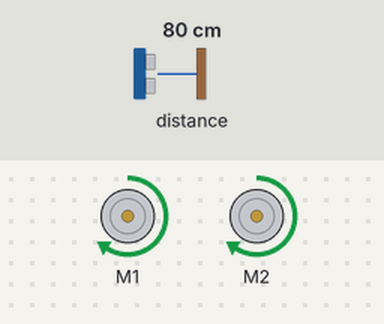
Bench run of a program on a simulated BBC micro:bit (MakeCode). Parts: 2 × DC motor (green arrow = forward, orange = backward, longer = faster). The inputs (shaded band) are chosen by the test bench; at power-on: distance to the obstacle 80 cm.

Above: at 1.2 s.
1.3 s: distance to the obstacle set to 10 cm
2.8 s: distance to the obstacle set to 7 cm
At 4.21 s:
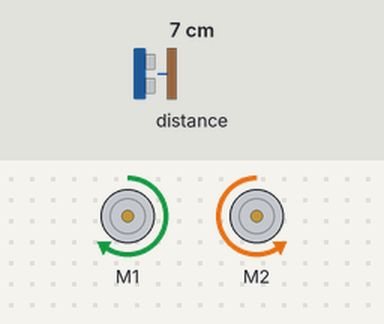
5.8 s: distance to the obstacle set to 9 cm
At 6.2 s:
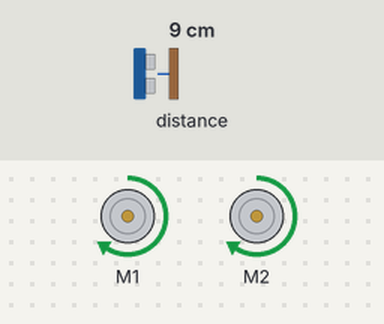
7.3 s: distance to the obstacle set to 2 cm
At 7.44 s:
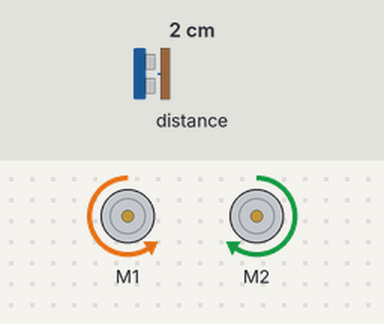
Timing chart, 0 to 11.3 s (numbered marks = the images above; inputs shaded):
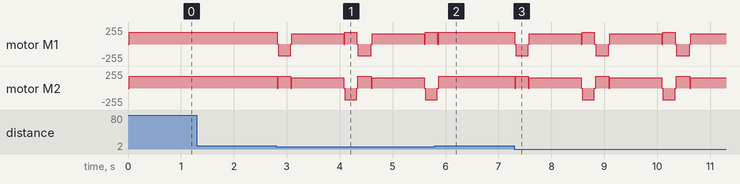

The program:

main.ts
```typescript
function derecha () {
    maqueen.motorStop(maqueen.Motors.All)
    maqueen.motorRun(maqueen.Motors.M2, maqueen.Dir.CCW, 173)
    maqueen.motorRun(maqueen.Motors.M1, maqueen.Dir.CW, 173)
    basic.pause(250)
    maqueen.motorStop(maqueen.Motors.All)
}
function izquierda () {
    maqueen.motorStop(maqueen.Motors.All)
    maqueen.motorRun(maqueen.Motors.M1, maqueen.Dir.CCW, 173)
    maqueen.motorRun(maqueen.Motors.M2, maqueen.Dir.CW, 173)
    basic.pause(250)
    maqueen.motorStop(maqueen.Motors.All)
}
maqueen.motorRun(maqueen.Motors.All, maqueen.Dir.CW, 173)
basic.forever(function () {
    if (maqueen.Ultrasonic(PingUnit.Centimeters) < 9) {
        maqueen.motorStop(maqueen.Motors.All)
        izquierda()
        maqueen.motorRun(maqueen.Motors.All, maqueen.Dir.CW, 154)
        basic.pause(1000)
        derecha()
    } else {
        maqueen.motorRun(maqueen.Motors.All, maqueen.Dir.CW, 173)
    }
})
```

test.ts
```typescript
// aquí va el archivo "tests"; esto no se compilará cuando este paquete se utilice como una extensión.
```

Measured:
- the behaviour switches between 9 and 8 cm on distance to the obstacle (found by bisection; images 0 and 1)
- after the input at 1.3 s, every drawn part: stays the same
- after the input at 5.8 s, motor M2: goes on until 5.9 s, then stays forward 173/255
